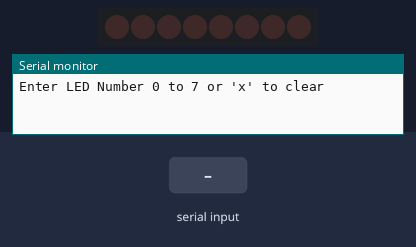
Simulated run of this sketch. Board: Arduino Leonardo, built with avr-gcc and run on an emulated ATmega32U4. On the bench: 8 shift-register outputs drawn as a row of LEDs (first output left, lit = HIGH), the last lines printed to the serial monitor. Wiring (inferred from the names in the program): shift register (74HC595): data pin 12; shift clock pin 9; latch pin 11; OE pin 3. Wiring (inferred from the signals the program sends): row of LEDs: on Q0, Q1, Q2, Q3, Q4, Q5, Q6, Q7. The inputs (shaded band) are chosen by the test bench.

Above: at 1.2 s.
1.3 s: "90,45\n" received over Serial
At 2.1 s:
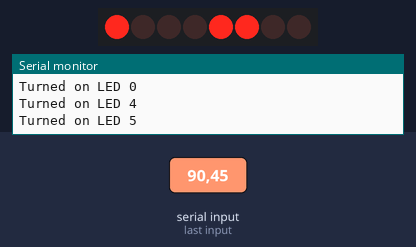
2.8 s: "x90\n" received over Serial
At 3.2 s:
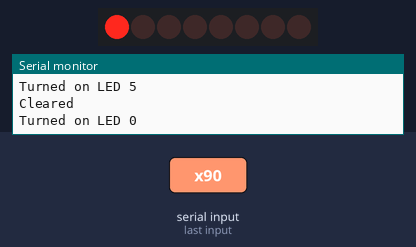
4.3 s: "200\n" received over Serial
At 5.5 s:
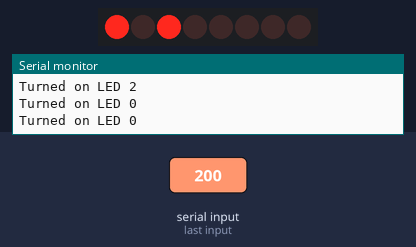
5.8 s: "5\n" received over Serial
At 6.7 s:
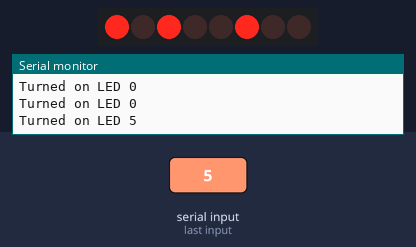
7.3 s: "x,45\n" received over Serial
At 7.9 s:
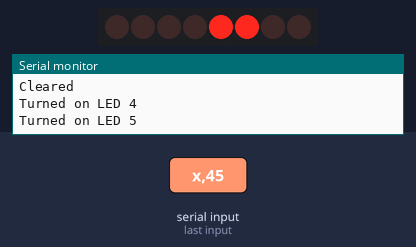
8.8 s: "90\n" received over Serial
At 10.2 s:
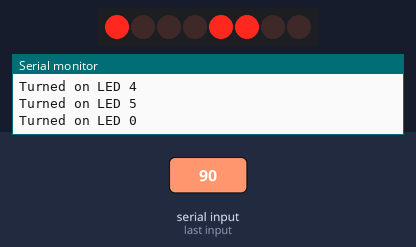
Timing chart, 0 to 11.3 s (numbered marks = the images above; inputs shaded):
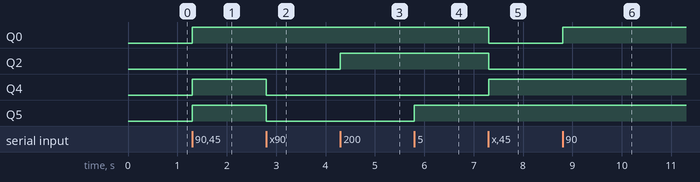

Measured:
- after the input at 1.3 s, Q0, Q4, Q5: LOW → HIGH at once
- after the input at 2.8 s, Q4, Q5: HIGH → LOW at once
- after the input at 4.3 s, Q2: LOW → HIGH at once
- after the input at 5.8 s, Q5: LOW → HIGH at once
- after the input at 7.3 s, Q0, Q2: HIGH → LOW at once; Q4: LOW → HIGH at once
- after the input at 8.8 s, Q0: LOW → HIGH at once

The sketch:

09-Serial_monitor.ino
```cpp
// (licence header left out)
int tDelay = 500;
int latchPin = 11;    // (11) ST_CP [RCK] on 74HC595
int clockPin = 9;     // (9) SH_CP [SCK] on 74HC595
int dataPin = 12;     // (12) DS [S1] on 74HC595
int OE = 3;           // (3) OE on 74HC595
int brightnes = 200;  // 0..255, 0: max brightnes

byte leds = 0;

void updateShiftRegister()
{
    digitalWrite(latchPin, LOW);
    shiftOut(dataPin, clockPin, MSBFIRST, leds);
    digitalWrite(latchPin, HIGH);
}

void setup()
{
    pinMode(latchPin, OUTPUT);
    pinMode(dataPin, OUTPUT);
    pinMode(clockPin, OUTPUT);
    pinMode(OE, OUTPUT);
    analogWrite(OE, brightnes);
    updateShiftRegister();

    Serial.begin(9600);
    while (! Serial);  // Wait untilSerial is ready - Leonardo
    Serial.println("Enter LED Number 0 to 7 or 'x' to clear");
}

void loop()
{
    if (Serial.available())
    {
        char ch = Serial.read();
        if (ch >= '0' && ch <= '7')
        {
            int led = ch - '0';
            bitSet(leds, led);
            updateShiftRegister();
            Serial.print("Turned on LED ");
            Serial.println(led);
        }
        if (ch == 'x')
        {
            leds = 0;
            updateShiftRegister();
            Serial.println("Cleared");
        }
    }
}
```
